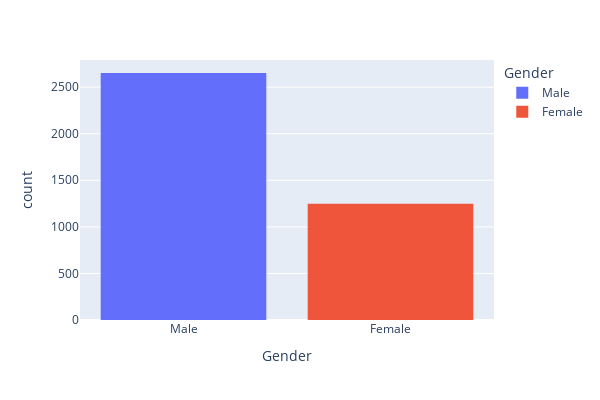

The cell this chart's notebook holds for it:
### Markdown cell above
##### **Распределение покупателей по полу**

### Code cell
fig = px.histogram(
    df, 
    x='Gender', 
    color='Gender'
)\
    .update_layout(
    width=600,  
    height=400)

fig.show()

### Figure 1 — Plotly figure (JSON) as saved in the notebook; plotly's stock layout.template omitted (floating-point values rounded to 4 significant figures; data arrays with more than 128 entries replaced by an {"elided": "..."} marker saying what was removed)
{"data": [{"alignmentgroup": "True", "bingroup": "x", "hovertemplate": "Gender=%{x}<br>count=%{y}<extra></extra>", "legendgroup": "Male", "marker": {"color": "#636efa", "pattern": {"shape": ""}}, "name": "Male", "offsetgroup": "Male", "orientation": "v", "showlegend": true, "type": "histogram", "x": {"elided": "2652 str values"}, "xaxis": "x", "yaxis": "y"}, {"alignmentgroup": "True", "bingroup": "x", "hovertemplate": "Gender=%{x}<br>count=%{y}<extra></extra>", "legendgroup": "Female", "marker": {"color": "#EF553B", "pattern": {"shape": ""}}, "name": "Female", "offsetgroup": "Female", "orientation": "v", "showlegend": true, "type": "histogram", "x": {"elided": "1248 str values"}, "xaxis": "x", "yaxis": "y"}], "layout": {"barmode": "relative", "height": 400, "legend": {"title": {"text": "Gender"}, "tracegroupgap": 0}, "margin": {"t": 60}, "width": 600, "xaxis": {"anchor": "y", "categoryarray": ["Male", "Female"], "categoryorder": "array", "domain": [0, 1], "title": {"text": "Gender"}}, "yaxis": {"anchor": "x", "domain": [0, 1], "title": {"text": "count"}}}}
